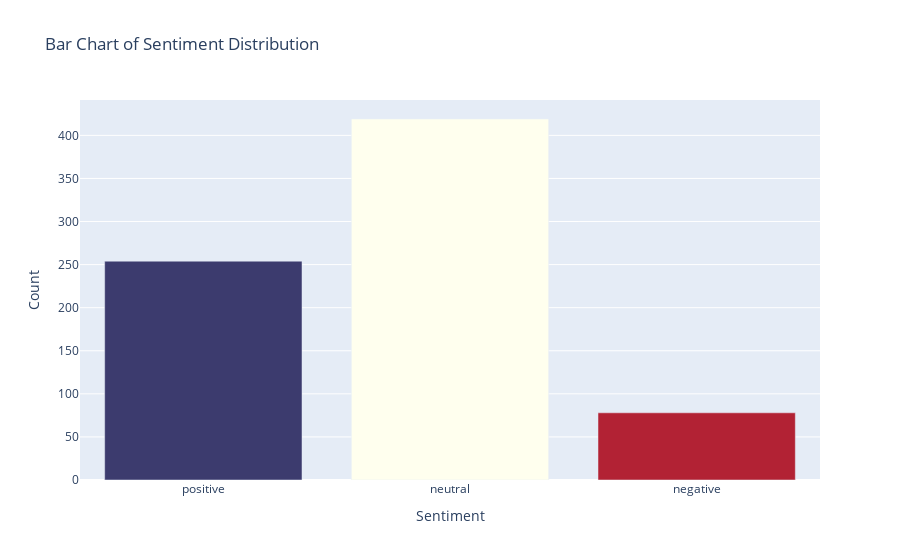

Notebook cell for this chart:
### Code cell
from plotly import graph_objs as go

# Prepare sentiment counts
sentiment_counts = df['Sentiment'].value_counts().reindex(['positive', 'neutral', 'negative'], fill_value=0)

usa_colors = ['#3C3B6E', '#FFFFEE', '#B22234']  # Blue, White, Red

fig = go.Figure(
    go.Bar(
        x=sentiment_counts.index,
        y=sentiment_counts.values,
        marker_color=usa_colors
    )
)
fig.update_layout(
    title="Bar Chart of Sentiment Distribution",
    xaxis_title="Sentiment",
    yaxis_title="Count",
   
)
fig.show()

### Figure 1 — Plotly figure (JSON) as saved in the notebook; plotly's stock layout.template omitted (floating-point values rounded to 4 significant figures)
{"data": [{"marker": {"color": ["#3C3B6E", "#FFFFEE", "#B22234"]}, "type": "bar", "x": ["positive", "neutral", "negative"], "y": [254, 419, 78]}], "layout": {"title": {"text": "Bar Chart of Sentiment Distribution"}, "xaxis": {"title": {"text": "Sentiment"}}, "yaxis": {"title": {"text": "Count"}}}}
